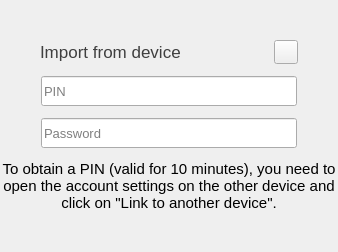
               <widget class="QWidget" name="importFromDevicePage">
                <layout class="QVBoxLayout" name="verticalLayout_19">
                 <property name="spacing">
                  <number>0</number>
                 </property>
                 <property name="leftMargin">
                  <number>0</number>
                 </property>
                 <property name="topMargin">
                  <number>0</number>
                 </property>
                 <property name="rightMargin">
                  <number>0</number>
                 </property>
                 <property name="bottomMargin">
                  <number>0</number>
                 </property>
                 <item>
                  <spacer name="verticalSpacer_21">
                   <property name="orientation">
                    <enum>Qt::Vertical</enum>
                   </property>
                   <property name="sizeHint" stdset="0">
                    <size>
                     <width>20</width>
                     <height>40</height>
                    </size>
                   </property>
                  </spacer>
                 </item>
                 <item>
                  <layout class="QVBoxLayout" name="verticalLayout_16">
                   <property name="spacing">
                    <number>12</number>
                   </property>
                   <property name="topMargin">
                    <number>0</number>
                   </property>
                   <item>
                    <layout class="QHBoxLayout" name="horizontalLayout">
                     <property name="spacing">
                      <number>0</number>
                     </property>
                     <item>
                      <spacer name="horizontalSpacer_3">
                       <property name="orientation">
                        <enum>Qt::Horizontal</enum>
                       </property>
                       <property name="sizeHint" stdset="0">
                        <size>
                         <width>40</width>
                         <height>20</height>
                        </size>
                       </property>
                      </spacer>
                     </item>
                     <item>
                      <widget class="QLabel" name="importFromDeviceLabel">
                       <property name="minimumSize">
                        <size>
                         <width>234</width>
                         <height>0</height>
                        </size>
                       </property>
                       <property name="maximumSize">
                        <size>
                         <width>234</width>
                         <height>16777215</height>
                        </size>
                       </property>
                       <property name="font">
                        <font>
                         <pointsize>13</pointsize>
                        </font>
                       </property>
                       <property name="styleSheet">
                        <string notr="true">color: rgb(63, 63, 63)</string>
                       </property>
                       <property name="text">
                        <string>Import from device</string>
                       </property>
                      </widget>
                     </item>
                     <item>
                      <widget class="QPushButton" name="pinInfoBtn">
                       <property name="minimumSize">
                        <size>
                         <width>24</width>
                         <height>24</height>
                        </size>
                       </property>
                       <property name="maximumSize">
                        <size>
                         <width>24</width>
                         <height>24</height>
                        </size>
                       </property>
                       <property name="text">
                        <string/>
                       </property>
                       <property name="icon">
                        <iconset>
                         <normalon>:/images/icons/info-24px.svg</normalon>
                        </iconset>
                       </property>
                       <property name="iconSize">
                        <size>
                         <width>24</width>
                         <height>24</height>
                        </size>
                       </property>
                      </widget>
                     </item>
                     <item>
                      <spacer name="horizontalSpacer_10">
                       <property name="orientation">
                        <enum>Qt::Horizontal</enum>
                       </property>
                       <property name="sizeHint" stdset="0">
                        <size>
                         <width>40</width>
                         <height>20</height>
                        </size>
                       </property>
                      </spacer>
                     </item>
                    </layout>
                   </item>
                   <item alignment="Qt::AlignHCenter">
                    <widget class="QLineEdit" name="pinFromDevice">
                     <property name="minimumSize">
                      <size>
                       <width>256</width>
                       <height>30</height>
                      </size>
                     </property>
                     <property name="maximumSize">
                      <size>
                       <width>256</width>
                       <height>16777215</height>
                      </size>
                     </property>
                     <property name="font">
                      <font>
                       <pointsize>10</pointsize>
                      </font>
                     </property>
                     <property name="text">
                      <string/>
                     </property>
                     <property name="placeholderText">
                      <string>PIN</string>
                     </property>
                    </widget>
                   </item>
                   <item alignment="Qt::AlignHCenter">
                    <widget class="QLineEdit" name="passwordFromDevice">
                     <property name="minimumSize">
                      <size>
                       <width>256</width>
                       <height>30</height>
                      </size>
                     </property>
                     <property name="maximumSize">
                      <size>
                       <width>256</width>
                       <height>16777215</height>
                      </size>
                     </property>
                     <property name="font">
                      <font>
                       <pointsize>10</pointsize>
                      </font>
                     </property>
                     <property name="inputMask">
                      <string/>
                     </property>
                     <property name="echoMode">
                      <enum>QLineEdit::Password</enum>
                     </property>
                     <property name="placeholderText">
                      <string>Password</string>
                     </property>
                    </widget>
                   </item>
                   <item>
                    <widget class="QLabel" name="pinInfoLabel">
                     <property name="minimumSize">
                      <size>
                       <width>256</width>
                       <height>0</height>
                      </size>
                     </property>
                     <property name="maximumSize">
                      <size>
                       <width>16777215</width>
                       <height>16777215</height>
                      </size>
                     </property>
                     <property name="font">
                      <font>
                       <pointsize>11</pointsize>
                      </font>
                     </property>
                     <property name="text">
                      <string>To obtain a PIN (valid for 10 minutes), you need to open the account settings on the other device and click on &quot;Link to another device&quot;.</string>
                     </property>
                     <property name="alignment">
                      <set>Qt::AlignCenter</set>
                     </property>
                     <property name="wordWrap">
                      <bool>true</bool>
                     </property>
                    </widget>
                   </item>
                  </layout>
                 </item>
                 <item>
                  <spacer name="verticalSpacer_25">
                   <property name="orientation">
                    <enum>Qt::Vertical</enum>
                   </property>
                   <property name="sizeHint" stdset="0">
                    <size>
                     <width>20</width>
                     <height>40</height>
                    </size>
                   </property>
                  </spacer>
                 </item>
                </layout>
               </widget>
